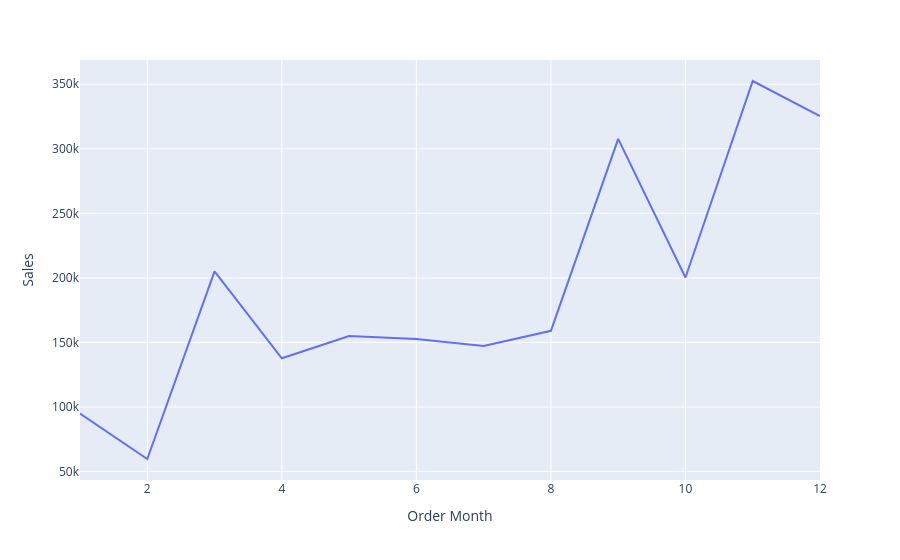

Source (notebook cell):
### Code cell
import plotly.express as px
fig=px.line(montly_sales,x="Order Month",y="Sales")
fig.show()

### Figure 1 — Plotly figure (JSON) as saved in the notebook; plotly's stock layout.template omitted (floating-point values rounded to 4 significant figures)
{"data": [{"hovertemplate": "Order Month=%{x}<br>Sales=%{y}<extra></extra>", "legendgroup": "", "line": {"color": "#636efa", "dash": "solid"}, "marker": {"symbol": "circle"}, "mode": "lines", "name": "", "orientation": "v", "showlegend": false, "x": [1, 2, 3, 4, 5, 6, 7, 8, 9, 10, 11, 12], "xaxis": "x", "y": [94920.0, 59750.0, 205000.0, 137800.0, 155000.0, 152700.0, 147200.0, 159000.0, 307600.0, 200300.0, 352500.0, 325300.0], "yaxis": "y", "type": "scatter"}], "layout": {"xaxis": {"anchor": "y", "domain": [0.0, 1.0], "title": {"text": "Order Month"}}, "yaxis": {"anchor": "x", "domain": [0.0, 1.0], "title": {"text": "Sales"}}, "legend": {"tracegroupgap": 0}, "margin": {"t": 60}}}
